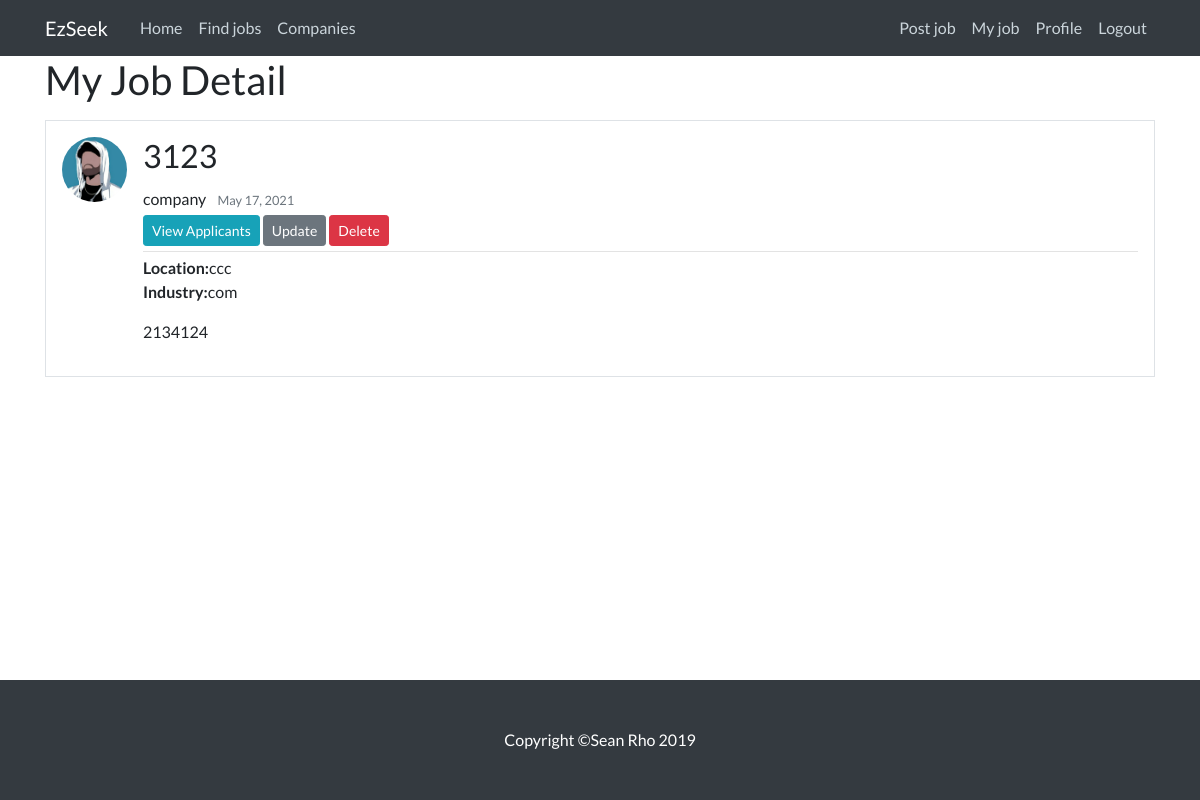
Screenshot of /myJobDetail/84 (signed in) with the database file from the repository.
### RS/models.py (models this page shows, shortened)
class Post(models.Model):
    title = models.CharField(max_length=100)
    content = models.TextField()
    date_posted = models.DateTimeField(default=timezone.now)
    author = models.ForeignKey(User, on_delete=models.CASCADE)
    applied = models.ManyToManyField(User, related_name='applied', blank=True)

class Profile(models.Model):
    user = models.OneToOneField(User, on_delete=models.CASCADE)
    image = models.ImageField(default='default.jpg', upload_to='profile_pics')

class Company(models.Model):
    user = models.OneToOneField(User, on_delete=models.CASCADE) # ONE TO ONE FIELD IS IMPORTANT
    name = models.CharField(max_length=50, default = 'null')
    bio = models.TextField(max_length=500, blank=True)
    location = models.CharField(max_length=30, blank=True)
    industry = models.CharField(max_length=30, blank=True)

### RS/views.py (the view)
# urls.py: path('myJobDetail/<int:pk>', MyJobDetailView.as_view(), name='myJobDetail'),
class MyJobDetailView(LoginRequiredMixin, UserPassesTestMixin, DetailView):
    model = Post
    template_name = 'myJobDetail.html'
    context_object_name = 'posts'
    def test_func(self):
        post = self.get_object()
        if self.request.user == post.author:
            return True
        raise Http404("You are not allowed to view other company's personal job listing page.")

### RS/templates/myJobDetail.html
{% extends "base.html" %}
{% block content %}
  <h1 class="mb-3">My Job Detail</h1>
    <div>
     <div class="media border p-3 mb-2">
      <img class="rounded-circle article-img" src="{{ object.author.profile.image.url }}">
       <div class="card h-100 w-100 border-0">
        <div class="article-metadata">
         <h2 class="card-title">
          {{ object.title }}
         </h2>
          <a class="mr-2">{{ object.author }}</a>
          <small class="text-muted">{{ object.date_posted|date:"F d, Y" }}</small>
        {% if object.author == user %}
          <div>
            <a class="btn btn-info btn-sm mt-1 mb-1" href="{% url 'myApplicant' object.id %}">View Applicants</a>
            <a class="btn btn-secondary btn-sm mt-1 mb-1" href="{% url 'jobUpdate' object.id %}">Update</a>
            <a class="btn btn-danger btn-sm mt-1 mb-1" href="{% url 'myJobDelete' object.id %}">Delete</a>
          </div>
        {% endif %}
        </div>
         <p class="article-content"><b class="font-weight-bold">Location:</b>{{ object.author.company.location }}
         <b class="font-weight-bold">Industry:</b>{{ object.author.company.industry }}</p>
         <p class="article-content">{{ object.content }}</p>
       </div>
     </div>
    </div>
{% endblock content %}

### RS/static/main.css (style rules this page uses)
html { height: 100%; }
body { font-family: 'Lato', 'Helvetica Neue', Helvetica, Arial, sans-serif; padding-top: 56px; min-height: 100%; display: flex; flex-direction: column; }
h1, h2, h3, h4, h5, h6 { font-family: 'Lato', 'Helvetica Neue', Helvetica, Arial, sans-serif; }
.article-content { white-space: pre-line; }
.article-img { height: 65px; width: 65px; margin-right: 16px; }
.article-metadata { padding-bottom: 1px; margin-bottom: 4px; border-bottom: 1px solid #e3e3e3 }

### rows the page displays
Post: author.profile.image (picture), title "3123", author "company", date_posted "May 17, 2021", author.company.location "ccc", author.company.industry "com", content "2134124"
